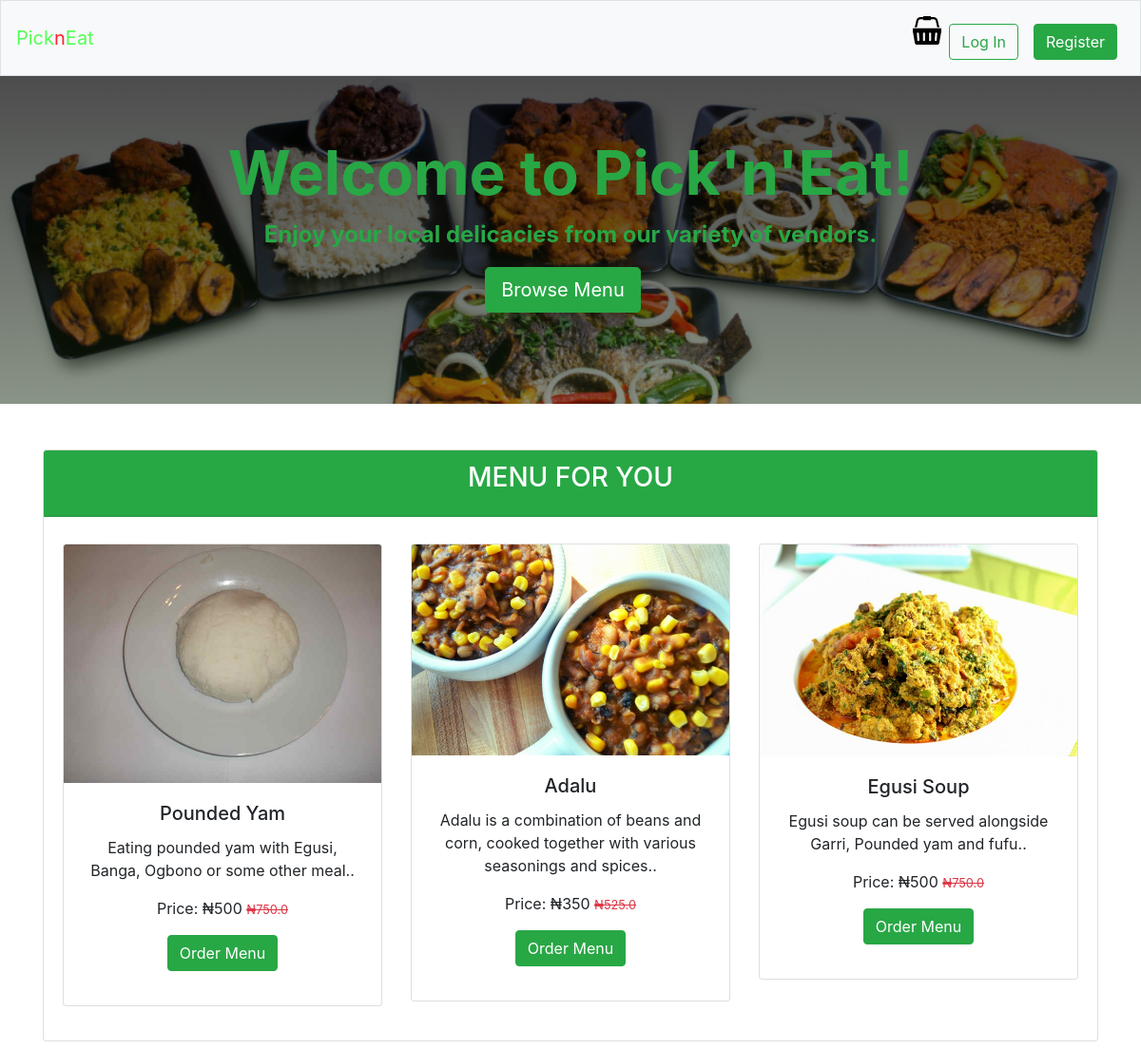
The page / on the database its author committed.
### tables this page shows
CREATE TABLE "menu" (
	"id"	INTEGER NOT NULL PRIMARY KEY AUTOINCREMENT UNIQUE,
	"image"	TEXT NOT NULL,
	"vendor"	TEXT NOT NULL,
	"status"	TEXT NOT NULL DEFAULT 'available',
	"vendor_status"	TEXT NOT NULL DEFAULT 'active',
	"time_stamp"	TEXT NOT NULL,
	"name"	TEXT NOT NULL,
	"price"	NUMERIC NOT NULL,
	"description"	TEXT
);

### router/router.py (the view)
    @app.route("/")
    def index():
        menus = database.execute("SELECT * FROM menu ORDER BY random() LIMIT 3;")
        return render_template("index.html", menus = menus)

### application.py (called while the page is built)
@app.after_request
def after_request(response):
    response.headers["Cache-Control"] = "no-cache, no-store, must-revalidate"
    response.headers["Expires"] = 0
    response.headers["Pragma"] = "no-cache"
    return response

### templates/index.html (shortened to what this page needs)
{%extends "layout.html" %}
{% block main %}
  <div class="header">
    <h1 class="bold-4">Welcome to Pick'n'Eat!</h1>
    <p class="bold-2">Enjoy your local delicacies from our variety of vendors.</p>
    <p class="btn-2"><a  href="/browse" class="btn btn-success btn-lg"> Browse Menu </a></p>
  </div>
  <div class="container ">
    <div class="card mt-5 mb-2">
      <div class="card-header bg-success">
        <div class="card-title">
          <h3 class="font-weight-bolder text-center text-white"> MENU FOR YOU</h3>
        </div>
      </div>
      <div class="card-body">
        <div class="row">
          {% for menu in menus %}
              <div class="col-md-4 col-sm-12 mt-2 mb-3 text-center">
              <div class="card">
                    <img src='{{menu["image"]}}'type="submit" class="card-img-top" alt="Preview Unavailiable">
                    <div class="card-body">
                      <h5 class="card-title">{{menu["name"]}}</h5>
                      <p class="card-text">{{menu["description"]}}.</p>
                      <p class="card-text">Price: &#8358;{{menu["price"]}} <small class="text-danger"><strike>&#8358;{{menu["price"] * 1.5}}</strike></small></p>
                      <p><a href="/order_menu/{{menu['id']}}" class="btn btn-success">Order Menu</a></p>
                    </div>
                </div>
              </div>
          {% endfor %}
        </div>
      </div>
    </div>
  </div>
{% endblock %}

### static/styles.css (style rules this page uses)
.header { background: linear-gradient(rgba(0,0,0,0.7),rgba(22,41,16,0.5)), url(/static/images/pickneat_login.png); background-size: cover; color:#28a745; padding: 4rem; }
.header a { text-align: center; }
.bold-4 { font-size: 4rem; font-weight: bold; text-align: center; }
.bold-2 { font-size: 1.5rem; font-weight: bold; text-align: center; }
.btn-2 { font-size: 1.5rem; font-weight: bold; text-align: center; padding-right: 1rem; padding-bottom: 1rem; }
a:link { text-decoration: none; }

### rows shown on the page
menu: image (picture), name "Pounded Yam", description "Eating pounded yam with Egusi, Banga, Ogbono or some other meal.", price "500", menu['price']*1.5 "750.0"
menu: image (picture), name "Adalu", description "Adalu is a combination of beans and corn, cooked together with various seasonings and spices.", price "350", menu['price']*1.5 "525.0"
menu: image (picture), name "Egusi Soup", description "Egusi soup can be served alongside Garri, Pounded yam and fufu.", price "500", menu['price']*1.5 "750.0"
